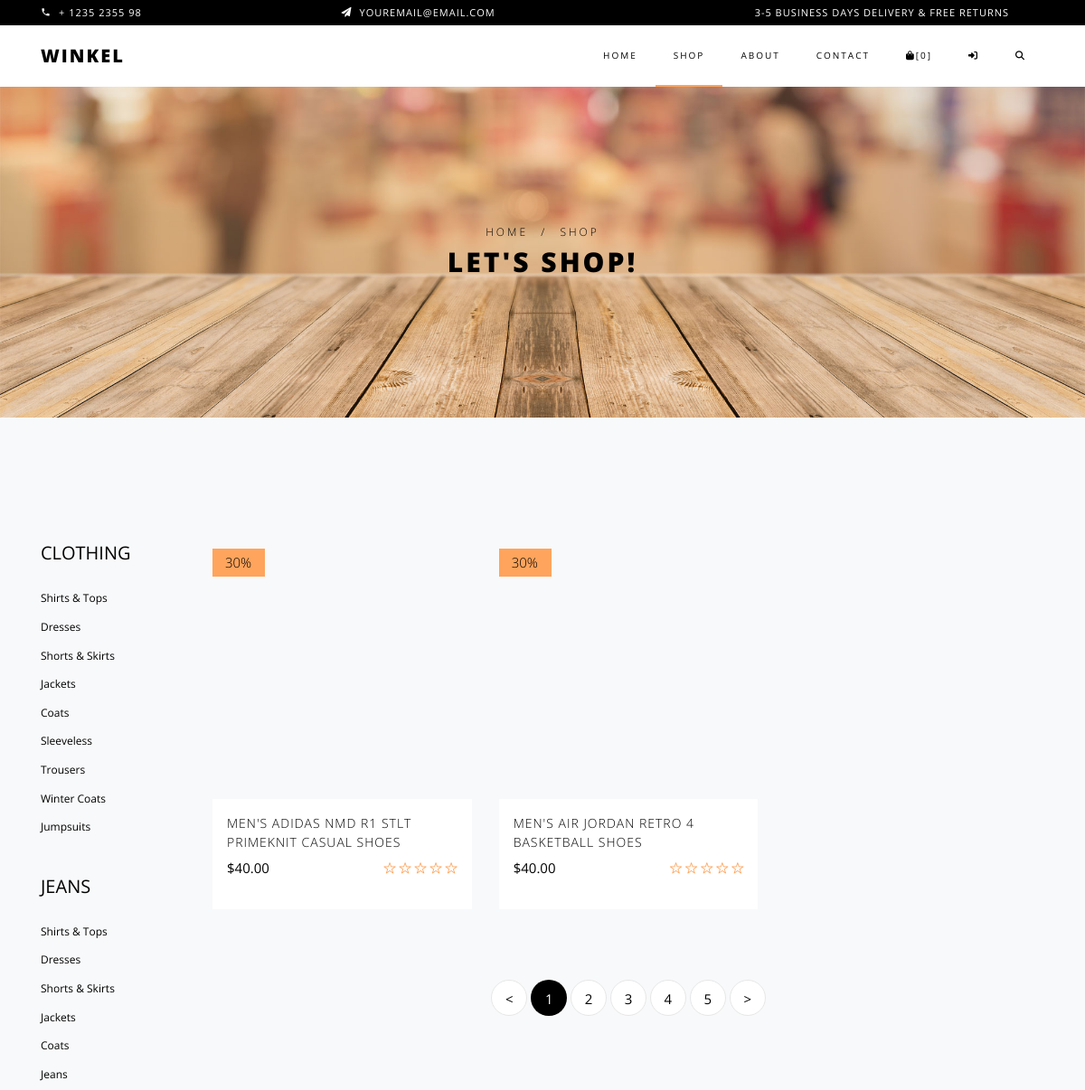
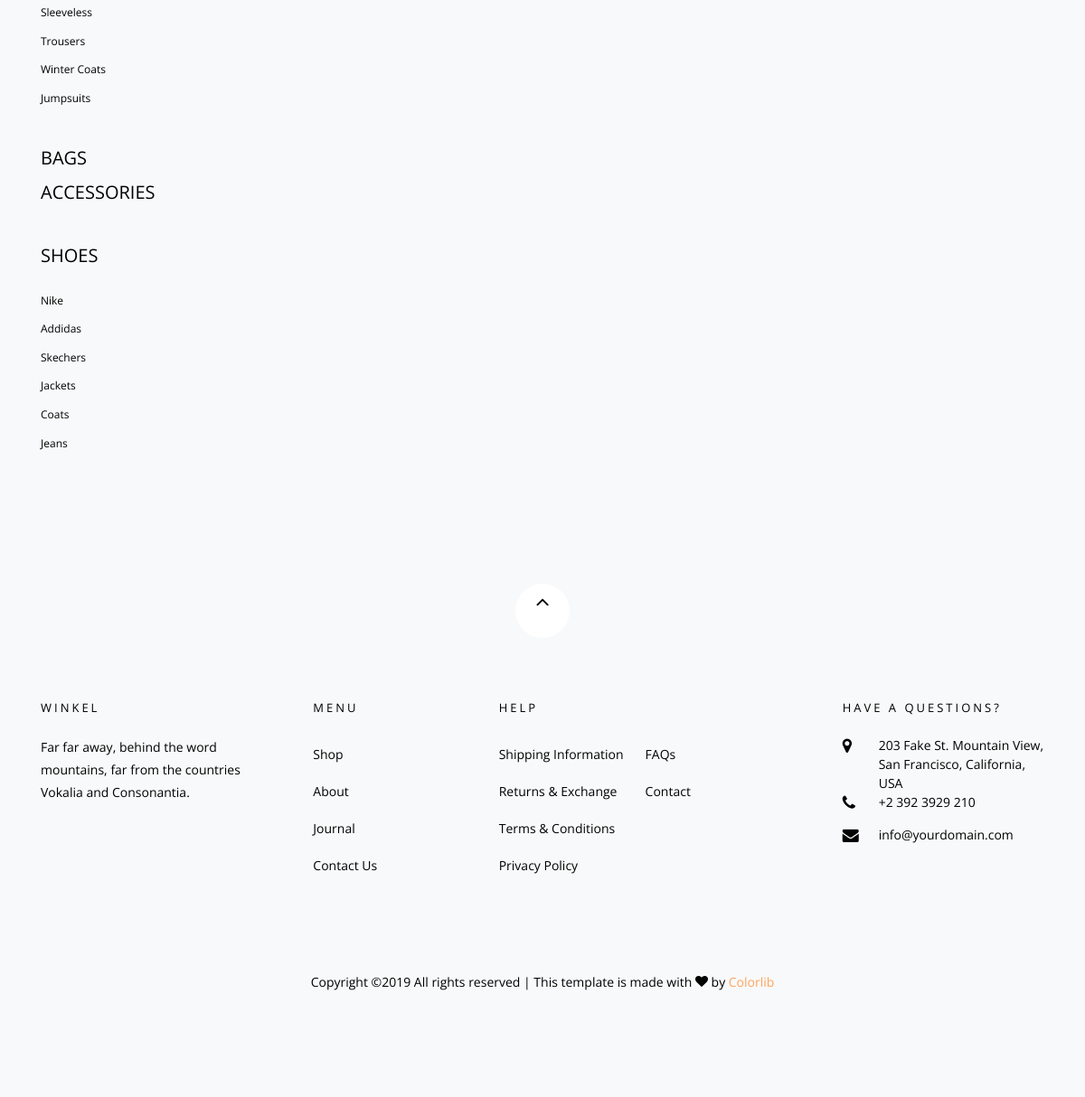
Screenshot of /products/ with the database file from the repository (2 pictures, top to bottom).
### products/models.py (models this page shows, shortened)
class Product(models.Model):
    title = models.CharField(max_length=120)
    slug = models.SlugField(blank=True, unique=True)
    description = models.TextField()
    price = models.DecimalField(
        decimal_places=2,
        max_digits=20,
        default=40.00
    )
    image = models.ImageField(
        upload_to=upload_image_path,
        null=True,
        blank=True
    )
    featured = models.BooleanField(default=False)
    active = models.BooleanField(default=True)
    timestamp = models.DateTimeField(auto_now_add=True)
    type = models.ForeignKey(ProductType, on_delete=models.CASCADE, blank=True, null=True)
    brand = models.ForeignKey(ProductBrand, on_delete=models.CASCADE, blank=True, null=True)
    objects = ProductManager()
    def get_absolute_url(self):
        first_variant = self.get_first_variant()
        return reverse('products:detail', kwargs={'pk': first_variant.id})
    def get_variants(self):
        qs = self.productvariant_set.all()
        return qs
    def get_first_variant(self):
        qs = self.get_variants()[0]
        return qs
    def get_first_variant_img(self):
        qs = self.get_first_variant()
        img = qs.get_main_img()
        return img

### products/views.py (the view)
# urls.py: path('', ProductListView.as_view(), name='list'),
class ProductListView(ListView):
    template_name = 'products/list.html'
    def get_context_data(self, *args, **kwargs):
        context = super(ProductListView, self).get_context_data(*args, **kwargs)
        return context
    def get_queryset(self, *args, **kwargs):
        request = self.request
        return Product.objects.all().active()

### products/models.py (called while the page is built)
    def active(self):
        return self.filter(active=True)

    def get_queryset(self):
        return ProductQuerySet(self.model, using=self._db)

    def all(self):
        return self.get_queryset().active()

    def get_queryset(self):
        return ProductVariantQuerySet(self.model, using=self._db)

    def get_imgs(self):
        qs = self.productimage_set.all()
        return qs

    def get_main_img(self):
        qs = self.get_imgs()[0]
        return qs

### products/templates/products/list.html
{% extends "base.html" %}
{% load static %}
{% load compress %}
{% block content %}
    <section class="ftco-section bg-light">
      <div class="container">
        <div class="row">
          <div class="col-md-8 col-lg-10 order-md-last">
            <div class="row">
              {% for obj in object_list %}
                  {% include "products/snippets/card.html" with instance=obj %}
              {% endfor %}
            </div>
            <div class="row mt-5">
              <div class="col text-center">
                <div class="block-27">
                  <ul>
                    <li><a href="#">&lt;</a></li>
                    <li class="active"><span>1</span></li>
                    <li><a href="#">2</a></li>
                    <li><a href="#">3</a></li>
                    <li><a href="#">4</a></li>
                    <li><a href="#">5</a></li>
                    <li><a href="#">&gt;</a></li>
                  </ul>
                </div>
              </div>
            </div>
          </div>
          <div class="col-md-4 col-lg-2 sidebar">
            <div class="sidebar-box-2">
              <h2 class="heading mb-4"><a href="#">Clothing</a></h2>
              <ul>
                <li><a href="#">Shirts &amp; Tops</a></li>
                <li><a href="#">Dresses</a></li>
                <li><a href="#">Shorts &amp; Skirts</a></li>
                <li><a href="#">Jackets</a></li>
                <li><a href="#">Coats</a></li>
                <li><a href="#">Sleeveless</a></li>
                <li><a href="#">Trousers</a></li>
                <li><a href="#">Winter Coats</a></li>
                <li><a href="#">Jumpsuits</a></li>
              </ul>
            </div>
            <div class="sidebar-box-2">
              <h2 class="heading mb-4"><a href="#">Jeans</a></h2>
              <ul>
                <li><a href="#">Shirts &amp; Tops</a></li>
                <li><a href="#">Dresses</a></li>
                <li><a href="#">Shorts &amp; Skirts</a></li>
                <li><a href="#">Jackets</a></li>
                <li><a href="#">Coats</a></li>
                <li><a href="#">Jeans</a></li>
                <li><a href="#">Sleeveless</a></li>
                <li><a href="#">Trousers</a></li>
                <li><a href="#">Winter Coats</a></li>
                <li><a href="#">Jumpsuits</a></li>
              </ul>
            </div>
            <div class="sidebar-box-2">
              <h2 class="heading mb-2"><a href="#">Bags</a></h2>
              <h2 class="heading mb-2"><a href="#">Accessories</a></h2>
            </div>
            <div class="sidebar-box-2">
              <h2 class="heading mb-4"><a href="#">Shoes</a></h2>
              <ul>
                <li><a href="#">Nike</a></li>
                <li><a href="#">Addidas</a></li>
                <li><a href="#">Skechers</a></li>
                <li><a href="#">Jackets</a></li>
                <li><a href="#">Coats</a></li>
                <li><a href="#">Jeans</a></li>
              </ul>
            </div>
          </div>
        </div>
      </div>
    </section>
{% endblock %}

### products/templates/products/snippets/card.html (shortened to what this page needs)
<div class="col-sm-6 col-md-6 col-lg-4 ftco-animate">
	<div class="product">
		<a href="{{ instance.get_absolute_url }}" class="img-prod"><img class="img-fluid" src="{{ instance.get_first_variant_img.image.url }}" alt="Colorlib Template">
			<span class="status">30%</span>
		</a>
		<div class="text py-3 px-3">
			<h3><a href="{{ instance.get_absolute_url }}">{{ instance.title }}</a></h3>
			<div class="d-flex">
				<div class="pricing">
					<p class="price">${{ instance.price }}</p>
				</div>
				<div class="rating">
					<p class="text-right">
						<a href="#"><span class="ion-ios-star-outline"></span></a>
						<a href="#"><span class="ion-ios-star-outline"></span></a>
						<a href="#"><span class="ion-ios-star-outline"></span></a>
						<a href="#"><span class="ion-ios-star-outline"></span></a>
						<a href="#"><span class="ion-ios-star-outline"></span></a>
					</p>
				</div>
			</div>
		</div>
	</div>
</div>

### rows the page displays
Product: title "MEN'S ADIDAS NMD R1 STLT PRIMEKNIT CASUAL SHOES", price "40.00"
Product: title "MEN'S AIR JORDAN RETRO 4 BASKETBALL SHOES", price "40.00"
